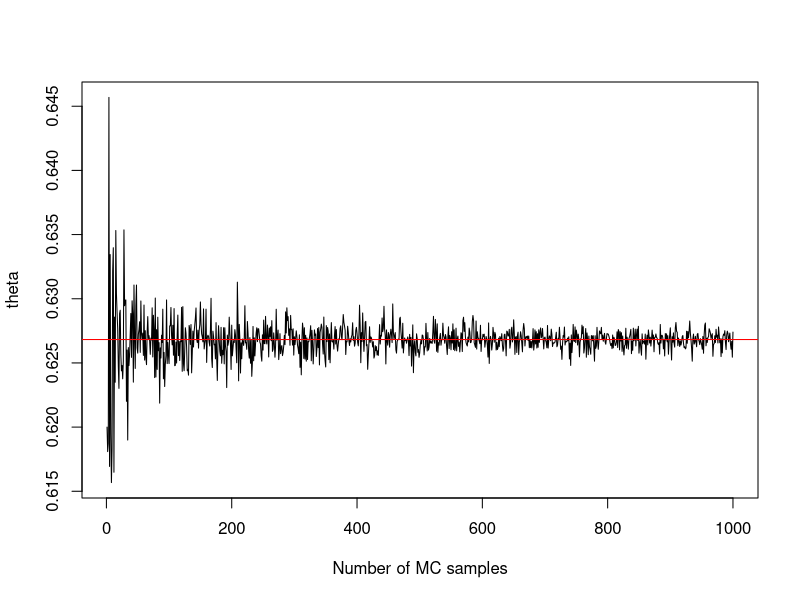

Here is the R script that generated this plot:
## ---- chunk 1
knitr::opts_chunk$set(echo = TRUE)
## ---- chunk 2
x1 = 125
x2 = 18
x3 = 20
x4 = 34
EM = function(n){
theta = rep(0, n)
for(i in 2:n){
tmp = theta[i-1]*x1/(2+theta[i-1])
theta[i] = (tmp+x4)/(tmp+x2+x3+x4)
}
return (theta[n])
}
t = EM(100)
print(t)
## ---- chunk 3
MCEM = function(n,m){
theta = rep(0, n)
for(i in 2:n){
zm = sum(rbinom(m, x1, theta[i-1]/(2+theta[i-1])))/m
theta[i] = (zm+x4)/(zm+x2+x3+x4)
}
return(theta[n])
}
MCEM(100, 100)

th = rep(0,1000)
for(m in 1:1000){
th[m] = MCEM(100, m)
}
plot(1:1000, th, xlab = 'Number of MC samples', ylab = 'theta', type = 'l')
abline(t,0, col = 'red')
